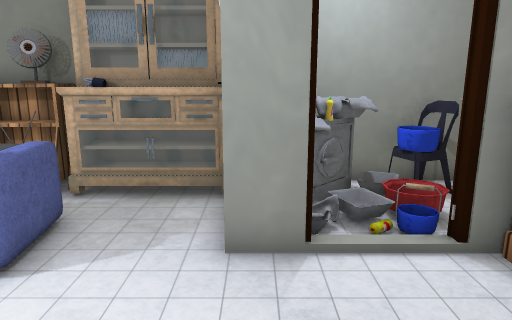
[1] (above)

16 first-person views from a walk through a 3-D level made in the Unity game engine. The camera is 1.3 m above the floor, tilts 12° down and sees 70° across. The floor is counted in squares, 0.5 m on a side. Each view is taken from the middle of a square. On the plan, view 1 faces up. The plan holds only what a view shows up to about 20 squares ahead; the rest is blank. The player is left out. Door leaves are left out, so doorways stand open. Some surface patterns are stand-ins.

[2]
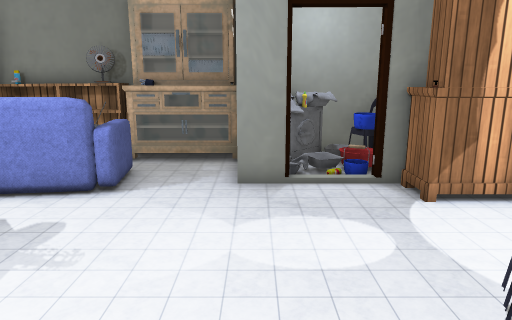

[3]
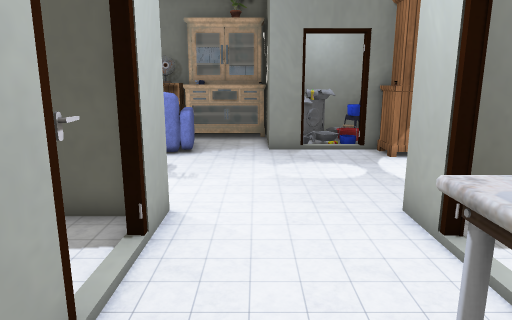

[4]
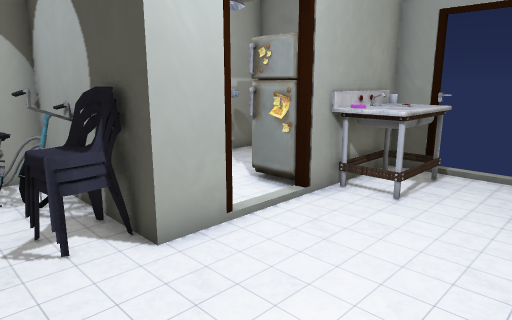

[5]
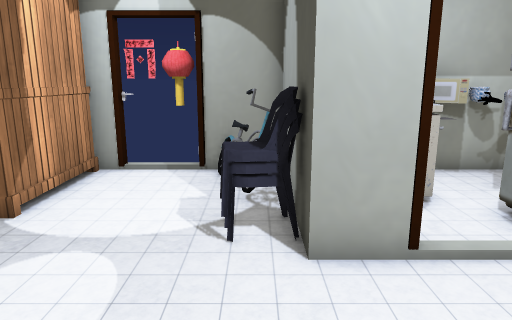

[6]
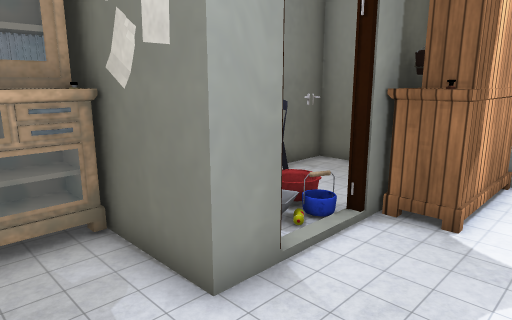

[7]
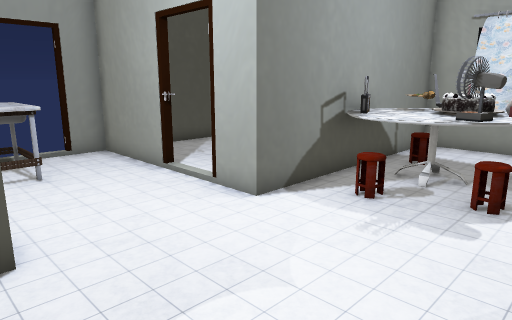

[8]
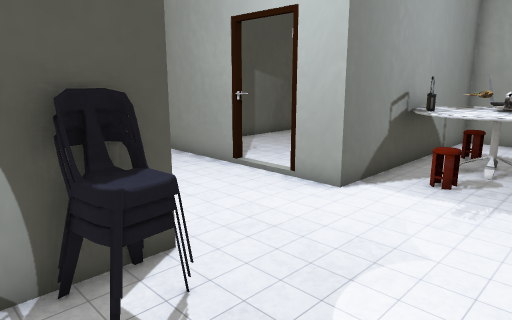

[9]
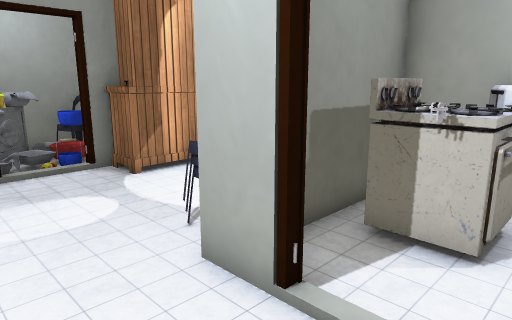

[10]
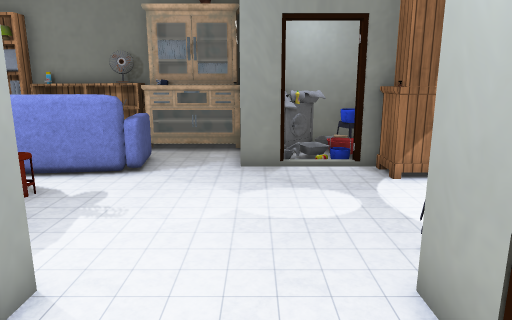

[11]
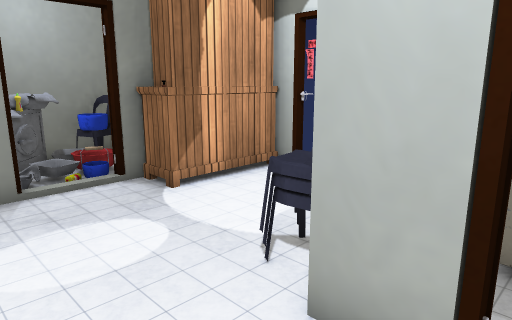

[12]
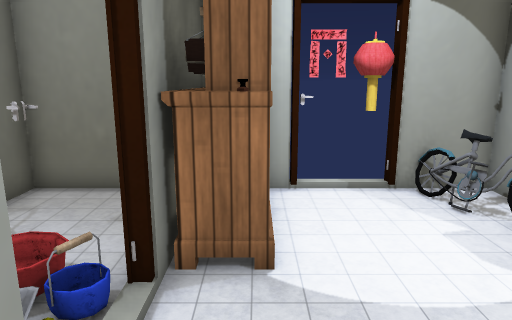

[13]
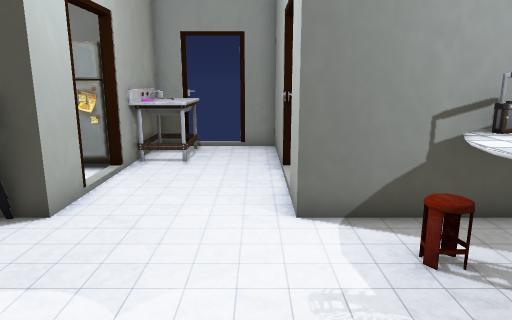

[14]
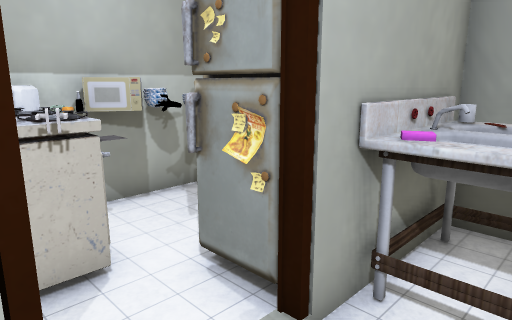

[15]
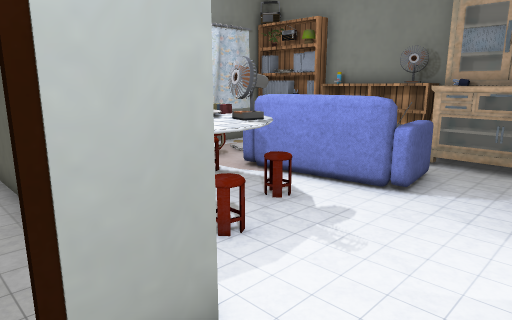

[16]
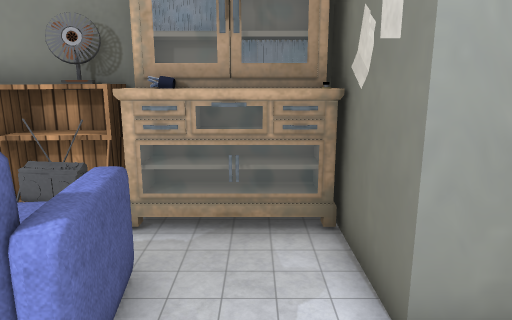

### Floor plan
Key: @ floor where view 1 was taken; # wall or solid block; . floor; D open door; O other object.
Columns run from 9 left of view 1 to 8 right of it. Each row starts with its distance up from view 1.
 10  #####  ##########
  9 OOOOOOOOO#OOOOO..#
  8    OOOOOOOOOOO...#
  7      O..##O.DO...#
  6     OO.. ##.DD   #
  5      OO..##.#OOOO#
  4  OOOOO.......OOOO#
  3    ..............O
  2 OOOOO............O
  1   O#O...........OO
  0 OOO O....@..O... #
 -1 OOOOO.......OOOO.#
 -2 #######....#O#####
 -3  .....#....##.OO.#
 -4      .D.....DOOOO#
 -5     ..D.......OOO#
 -6    ...O....#OO..O#
 -7   ....#..OO#  ..O#
 -8  .... #..OOO   .O#
 -9  .... #..OO#    .#
-10 ####  ##DDO#     #

Positions as (right, up) in squares from view 1, and headings:
1: (0, 0), facing up
2: (0, -4), facing up
3: (-1, -9), facing up
4: (-3, 1), facing down-right
5: (-3, -1), facing right
6: (-3, 2), facing up-right
7: (3, 4), facing down-left
8: (5, 3), facing down-left
9: (-1, -6), facing up-right
10: (0, -6), facing up
11: (-1, -4), facing up-right
12: (-1, 4), facing right
13: (-2, 5), facing down
14: (0, -3), facing down-right
15: (0, -4), facing up-left
16: (-2, 2), facing up
